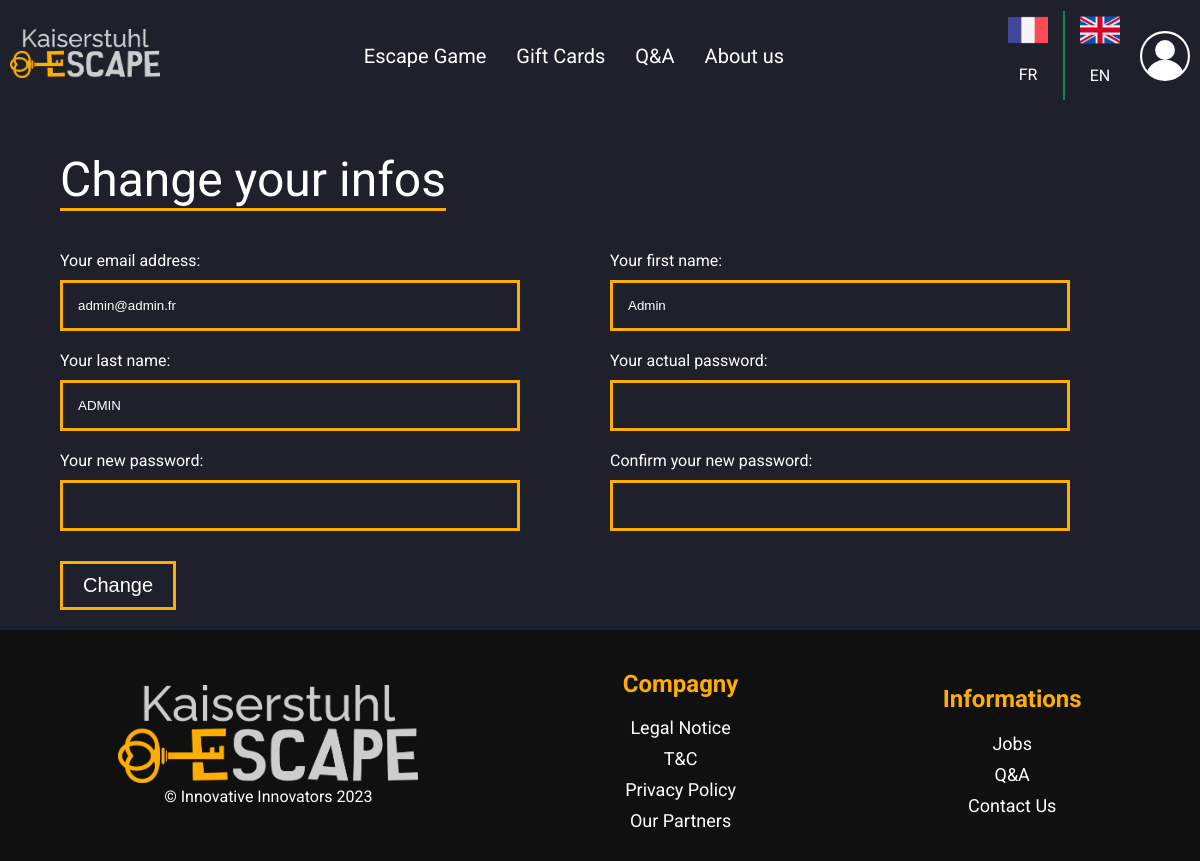
Page /index.php?action=accountChangeInfos (signed in) on the committed database.
### tables this page shows
CREATE TABLE `user` (
  `id_user` int(11) NOT NULL,
  `email` varchar(255) DEFAULT NULL,
  `password` varchar(255) DEFAULT NULL,
  `firstName` varchar(32) DEFAULT NULL,
  `lastName` varchar(32) DEFAULT NULL,
  `rights` set('superadmin','editor','management','jobs','admin') DEFAULT NULL,
  `token` varchar(255) NOT NULL
);

### vue/vue.class.php (called while the page is built, shortened)
<?php
class vue
{
    private $fichierVue;
    public function __construct($action)
    {
        $this->fichierVue = "vue/vue" . $action . ".php";
    }
    public function afficher($data, $title)
    {
        require $this->fichierVue;
        require "gabarit.php";
    }
}

### controleur/ctrLogin.class.php (called while the page is built, shortened)
<?php
require_once "modele/user.class.php";
require_once "vue/vue.class.php";
class ctrLogin
{
    private $objUser;
    public function __construct()
    {
        $this->objUser = new user();
    }
    public function accountChangeInfos($error = array())
    {
        $user = $this->objUser->getUserInfo($_SESSION["id"]);
        $title = "My account - Kaiserstuhl escape";
        $objVue = new vue("AccountChangeInfos");
        $objVue->afficher(array("user" => $user, "error" => $error), $title);
    }
}

### index.php (called while the page is built, shortened)
<?php
require "includes/default_config.php";
require "controleur/routeur.class.php";
require_once "modele/user.class.php";
$objRouteur = new Routeur();
$objRouteur->routeurRequete();

### modele/user.class.php (called while the page is built, shortened)
<?php
require_once "modele/bdd.class.php";
class user extends bdd
{
    public function getUserInfo($id)
    {
        $req = "SELECT email, firstName, lastName, rights FROM user WHERE id_user = ?";
        $user = $this->execReqPrep($req, array($id));
        return $user[0];
    }
}

### includes/default_config.php (called while the page is built, shortened)
<?php
$conf = new stdClass();
$conf->DBHOST = config::$DBHost ?? "localhost";
$conf->DBUSER = config::$DBUser ?? "root";
$conf->DBNAME = config::DBNAME;
$conf->DBPWD = config::$DBPwd ?? "admin";

### modele/bdd.class.php (called while the page is built, shortened)
<?php
abstract class bdd
{
    private $bdd;
    private function connexionBDD()
    {
        global $conf;
        if (!isset($this->bdd))
            try {
                $options = array(PDO::MYSQL_ATTR_INIT_COMMAND => "SET NAMES utf8");
                $this->bdd = new PDO('mysql:host=' . $conf->DBHOST . ';dbname=' . $conf->DBNAME, $conf->DBUSER, $conf->DBPWD, $options);
            } catch (Exception $err) {
                throw new Exception("Connexion à la BDD");
            }
        return $this->bdd;
    }
    protected function execReqPrep($req, $data)
    {
        $reponse = $this->connexionBDD()->prepare($req);
        if ($reponse->execute($data)) {
            $resultat = $reponse->fetchAll(PDO::FETCH_ASSOC);
            if (!empty($resultat))
                return $resultat;
            else
                return $reponse->rowCount();
        }
        return FALSE;
    }
}

### vue/vueAccountChangeInfos.php (the view, shortened to what this page needs)
<h2 class="titleUnderline"><?= CHANGE_ACCOUNT_INFOS_TITLE ?></h2>
<form class="contactForm contactJobs changeInfosForm" action="index.php?action=accountUpdateInfos" method="post">
    <div class="form-group">
        <label for="email"><?= CHANGE_ACCOUNT_INFOS_EMAIL ?></label>
        <input type="email" class="form-control <?php
        if (in_array(1, $error) or in_array(2, $error))
            echo "errorForm";
        ?>" id="email" name="email" value="<?= $user["email"] ?>">
    </div>
    <div class="form-group">
        <label for="firstName"><?= CHANGE_ACCOUNT_INFOS_FIRST_NAME ?></label>
        <input type="text" class="form-control <?php
        if (in_array(3, $error))
            echo "errorForm";
        ?>" id="firstName" name="firstName" value="<?= $user["firstName"] ?>">
    </div>
    <div class="form-group">
        <label for="lastName"><?= CHANGE_ACCOUNT_INFOS_LAST_NAME ?></label>
        <input type="text" class="form-control <?php
        if (in_array(4, $error))
            echo "errorForm";
        ?>" id="lastName" name="lastName" value="<?= $user["lastName"] ?>">
    </div>
    <div class="form-group">
        <label for="password"><?= CHANGE_ACCOUNT_INFOS_PASSWORD ?></label>
        <input type="password" class="form-control <?php
        if (in_array(6, $error))
            echo "errorForm";
        ?>" id="password" name="password">
    </div>
    <div class="form-group">
        <label for="password"><?= CHANGE_ACCOUNT_INFOS_NEW_PASSWORD ?></label>
        <input type="password" class="form-control" id="password" name="newPassword">
    </div>
    <div class="form-group">
        <label for="passwordConfirm"><?= CHANGE_ACCOUNT_INFOS_NEW_PASSWORD_CONFIRM ?></label>
        <input type="password" class="form-control <?php
        if (in_array(5, $error) or in_array(7, $error))
            echo "errorForm";
        ?>" id="passwordConfirm" name="newPasswordConfirm">
    </div>
    <div class="form-group">
        <input type="submit" class="btn btn-primary" value="<?= CHANGE_ACCOUNT_INFOS_SUBMIT ?>">
    </div>
</form>

### styles/style.css (style rules this page uses)
:root { --background: #1E212B; --yellow: #FFAE00; --green: #038C4C; --black: #101010; --lightBlue: #373D50; --red: #fb4d3d; --lightGrey: #a4a4a4; --veryLightBlue: #6A7497; --grey: #D9D9D9; }
html, body { height: 100%; }
body { margin: 0; background-color: var(--background); font-family: 'Roboto', sans-serif; display: grid; grid-template-rows: auto 1fr auto; grid-template-columns: 100%; }
input[type="submit"], button { cursor: pointer; }
.titleUnderline { position: relative; display: inline-block; font-size: 32px; font-weight: 400; border-bottom: var(--yellow) solid 3px; }
.titleUnderline::after { content: ""; position: absolute; border-bottom: var(--yellow) 3px solid; }
.changeInfosForm input:not([type="submit"]) { width: 80%; }
.contactForm { display: grid; gap: 20px; }
.contactForm label { display: grid; flex-direction: column; width: 100%; }
.contactForm input, .contactForm textarea { border: var(--yellow) 3px solid; background-color: var(--background); color: white; margin-top: 10px; }
.contactForm input { padding: 15px; }
.contactForm input[type="submit"] { padding: 10px 20px; font-size: 20px; }

### styles/stylePC.css (style rules this page uses)
.titleUnderline { font-size: 48px; }
.contactForm { position: relative; display: grid; grid-template-columns: 1fr 1fr; }

### rows in the picture
user: email "admin@admin.fr", firstName "Admin", lastName "ADMIN"

### other values in the picture
MENU_ESCAPE_GAME "Escape Game"
MENU_GIFT_CARDS "Gift Cards"
MENU_Q_AND_A "Q&A"
MENU_ABOUT_US "About us"
CHANGE_ACCOUNT_INFOS_TITLE "Change your infos"
CHANGE_ACCOUNT_INFOS_EMAIL "Your email address:"
CHANGE_ACCOUNT_INFOS_FIRST_NAME "Your first name:"
CHANGE_ACCOUNT_INFOS_LAST_NAME "Your last name:"
CHANGE_ACCOUNT_INFOS_PASSWORD "Your actual password:"
CHANGE_ACCOUNT_INFOS_NEW_PASSWORD "Your new password:"
CHANGE_ACCOUNT_INFOS_NEW_PASSWORD_CONFIRM "Confirm your new password:"
FOOTER_COMPAGNY "Compagny"
FOOTER_LEGAL_NOTICE "Legal Notice"
FOOTER_T_AND_C "T&C"
FOOTER_PRIVACY_POLICY "Privacy Policy"
